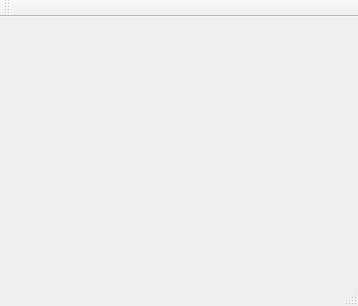
<?xml version="1.0" encoding="UTF-8"?>
<ui version="4.0">
 <class>MainWindow</class>
 <widget class="QMainWindow" name="MainWindow">
  <property name="geometry">
   <rect>
    <x>0</x>
    <y>0</y>
    <width>358</width>
    <height>306</height>
   </rect>
  </property>
  <property name="windowTitle">
   <string>MainWindow</string>
  </property>
  <widget class="QWidget" name="centralWidget">
   <widget class="QCustomPlot" name="customPlot" native="true">
    <property name="geometry">
     <rect>
      <x>20</x>
      <y>20</y>
      <width>301</width>
      <height>201</height>
     </rect>
    </property>
   </widget>
  </widget>
  <widget class="QMenuBar" name="menuBar">
   <property name="geometry">
    <rect>
     <x>0</x>
     <y>0</y>
     <width>358</width>
     <height>28</height>
    </rect>
   </property>
  </widget>
  <widget class="QToolBar" name="mainToolBar">
   <attribute name="toolBarArea">
    <enum>TopToolBarArea</enum>
   </attribute>
   <attribute name="toolBarBreak">
    <bool>false</bool>
   </attribute>
  </widget>
  <widget class="QStatusBar" name="statusBar"/>
 </widget>
 <layoutdefault spacing="6" margin="11"/>
 <customwidgets>
  <customwidget>
   <class>QCustomPlot</class>
   <extends>QWidget</extends>
   <header>qcustomplot.h</header>
   <container>1</container>
  </customwidget>
 </customwidgets>
 <resources/>
 <connections/>
</ui>
